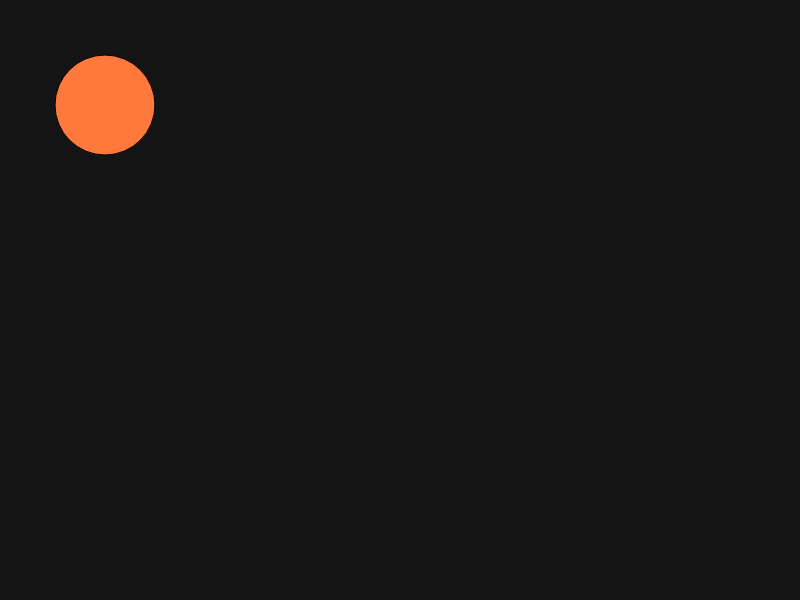
Frame 1 (no input)
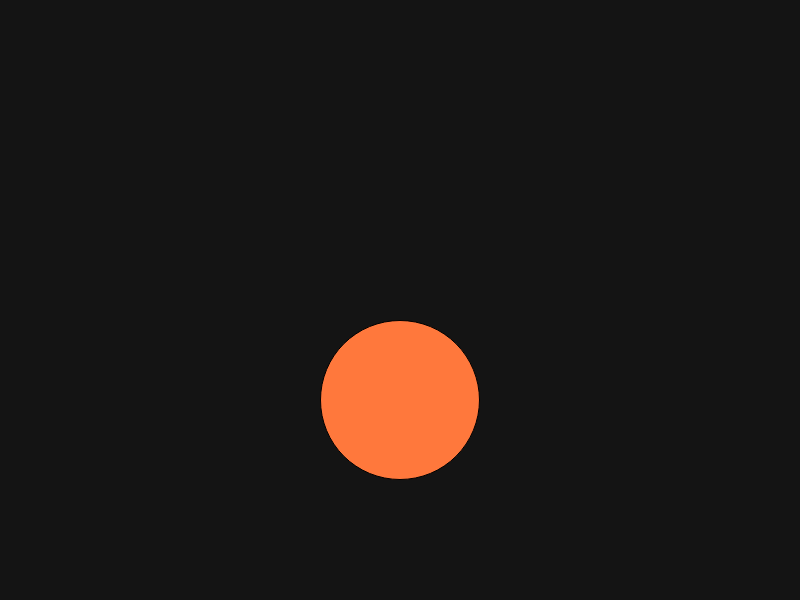
Frame 60 (no input)
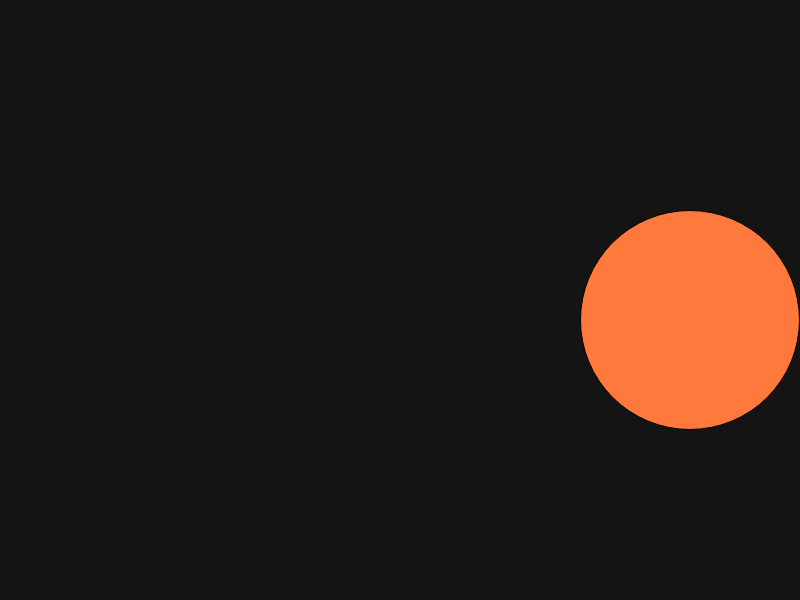
Frame 120 (the mouse pressed at the canvas centre since frame 60)

The p5.js sketch that drew these frames (run headless with seeded random() and noise() and a simulated clock; from frame 60 on, the mouse is pressed at the canvas centre):

// p5.js sketch
// ── sketch.js
console.log("I believe I can do this!");

let circleX;
let circleY;
let speedX;
let speedY;
let size = 100;
let sizeIncrement = 1;
let radius = size / 2;
let passed = true;

function setup() {
  createCanvas(800, 600);
  circleX = 100;
  circleY = 100;
  speedX = 5;
  speedY = 5;
}
//the measurement above is pixels for Canvas
// the origin(0,0) on Canvas is on the left up and the x axis goes to right and
//y axis to the bottom

function draw() {
  background(20);

  fill(255, 120, 60);
  //circleY = height / 2; //Height is the variable that p5 know and predefined
  // console.log(circleX); // It's going to be 700
  circleX = circleX + speedX;
  circleY = circleY + speedY;

  circle(circleX, circleY, size);

  //console.log(circleX);
  size = size + sizeIncrement;
  radius = size / 2;
  // if the x position of our circle was larger than the width of canvas, return
  if (circleX >= width - radius || circleX < radius) {
    speedX = speedX * -1;
    sizeIncrement = sizeIncrement * -1;
  }
  if (circleY >= height - radius || circleY < radius) {
    speedY = speedY * -1;
  }
}
//function mousePressed() {
// circleX = 0;
//}
